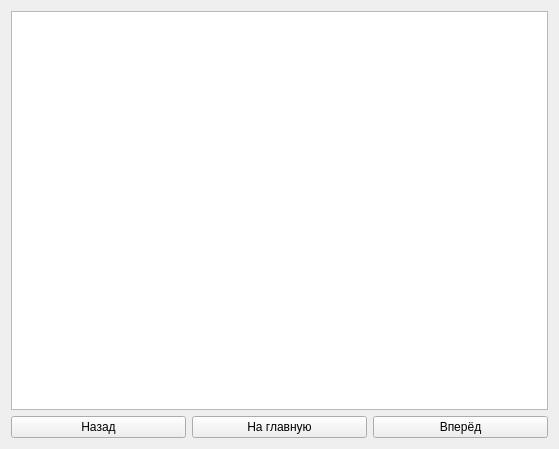
<?xml version="1.0" encoding="UTF-8"?>
<ui version="4.0">
 <class>HelpDesk</class>
 <widget class="QWidget" name="HelpDesk">
  <property name="geometry">
   <rect>
    <x>0</x>
    <y>0</y>
    <width>559</width>
    <height>449</height>
   </rect>
  </property>
  <property name="windowTitle">
   <string>Form</string>
  </property>
  <layout class="QVBoxLayout" name="verticalLayout">
   <item>
    <widget class="QTextBrowser" name="textBrowser"/>
   </item>
   <item>
    <layout class="QGridLayout" name="gridLayout_2">
     <item row="0" column="1">
      <widget class="QPushButton" name="pushButton">
       <property name="text">
        <string>На главную</string>
       </property>
      </widget>
     </item>
     <item row="0" column="0">
      <widget class="QPushButton" name="pushButton_2">
       <property name="text">
        <string>Назад</string>
       </property>
      </widget>
     </item>
     <item row="0" column="2">
      <widget class="QPushButton" name="pushButton_3">
       <property name="text">
        <string>Вперёд</string>
       </property>
      </widget>
     </item>
    </layout>
   </item>
  </layout>
 </widget>
 <resources/>
 <connections/>
</ui>
